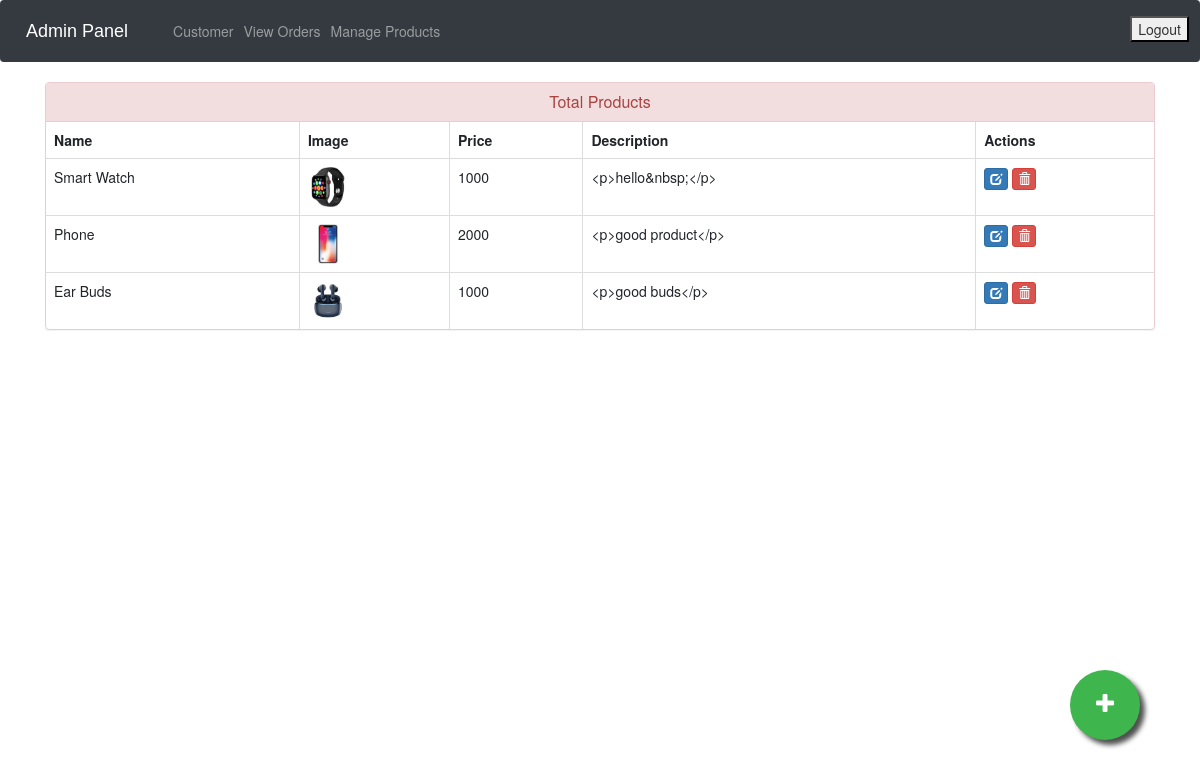
The page /admin-products (signed in) on the database its author committed.
### ecom/models.py (models this page shows, shortened)
class Product(models.Model):
    name = models.CharField(max_length=500)
    product_image = models.ImageField(upload_to='product_image/', null=True, blank=True, default="-")
    additional_image1 = models.ImageField(upload_to='product_image/other/', null=True, blank=True)
    additional_image2 = models.ImageField(upload_to='product_image/other/', null=True, blank=True)
    additional_image3 = models.ImageField(upload_to='product_image/other/', null=True, blank=True)
    additional_image4 = models.ImageField(upload_to='product_image/other/', null=True, blank=True)
    price = models.PositiveIntegerField()
    discount = models.PositiveIntegerField(null=True, blank=True, help_text="Discount Price")
    description = RichTextField()
    short_description = RichTextField(null=True, blank=True)
    stock = models.PositiveIntegerField(default=0)
    category = models.ForeignKey(Category, on_delete=models.CASCADE, related_name='products', default=1)
    sub_category = models.ForeignKey(Sub_category, on_delete=models.CASCADE, related_name='products', default=1)
    is_digital = models.BooleanField(default=False)
    featured = models.BooleanField(default=False)
    popular = models.BooleanField(default=False)
    colors = models.ManyToManyField(Color, blank=True, related_name='products')  # Added color options
    free_delivery = models.BooleanField(default=False)
    priority = models.IntegerField(default=1000)
    popular_priority = models.IntegerField(default=1000)
    feautered_priority = models.IntegerField(default=1000)
    exclusive = models.BooleanField(default=False, help_text="Select this product to display exclusively")

### ecom/views.py (the view)
# urls.py: path('admin-products', views.admin_products_view,name='admin-products'),
@login_required(login_url='adminlogin')
def admin_products_view(request):
    products=models.Product.objects.all()
    return render(request,'ecom/admin_products.html',{'products':products})

### ecom/context_processors.py (called while the page is built)
def categories_context(request):
    categories = Category.objects.prefetch_related('sub_category').all()
    return {'categories': categories}

### templates/ecom/admin_products.html (shortened to what this page needs)
{% extends 'ecom/admin_base.html' %}
{% load static %}
{% block content %}
<head>
  <link href="//netdna.bootstrapcdn.com/bootstrap/3.0.0/css/bootstrap.min.css" rel="stylesheet" id="bootstrap-css">
</head>
<div class="container">
  <div class="panel panel-danger">
    <div class="panel-heading">
      <h6 class="panel-title">Total Products</h6>
    </div>
    <table class="table table-hover table-bordered" id="dev-table">
      <thead>
        <tr>
          <th>Name</th>
          <th>Image</th>
          <th>Price</th>
          <th>Description</th>
          <th>Actions</th>
        </tr>
      </thead>
      {% for p in products %}
  {% if p %}
      <tr>
        <td> {{p.name}}</td>
        <td> <img src="{% static p.product_image.url %}" alt="Profile Pic" height="40px" width="40px" /></td>
        <td>{{p.price}}</td>
        <td>{{p.description}}</td>
        <td><a class="btn btn-primary btn-xs" href="{% url 'update-product' p.id  %}"><span class="glyphicon glyphicon-edit"></span></a>
          <a class="btn btn-danger btn-xs" href="{% url 'delete-product' p.id  %}"><span class="glyphicon glyphicon-trash"></span></a></td>
      </tr>
      {%else%}
      <br><br><br>
      <h1>No Products!!</h1>
      {% endif %}
      {% endfor %}
    </table>
  </div>
</div>
<a href="/admin-add-product" class="float">
<i class="fa fa-plus my-float"></i>
</a>
{% endblock content %}

### templates/ecom/admin_base.html (style rules this page uses)
.fa { font-size: 23px; width: 60px; text-align: center; text-decoration: none; margin: 5px 2px; border-radius: 50%; }

### templates/ecom/admin_products.html (style rules this page uses)
a:link { text-decoration: none; }
h6 { text-align: center; }
.float { position:fixed; width:70px; height:70px; bottom:60px; right:60px; background-color:#3eb54d; color:#FFF; border-radius:50px; text-align:center; box-shadow: 5px 5px 5px #505050; }
.my-float { margin-top:22px; }

### rows shown on the page
Product: name "Smart Watch", product_image (picture), price "1000", description "<p>hello&nbsp;</p>"
Product: name "Phone", product_image (picture), price "2000", description "<p>good product</p>"
Product: name "Ear Buds", product_image (picture), price "1000", description "<p>good buds</p>"
